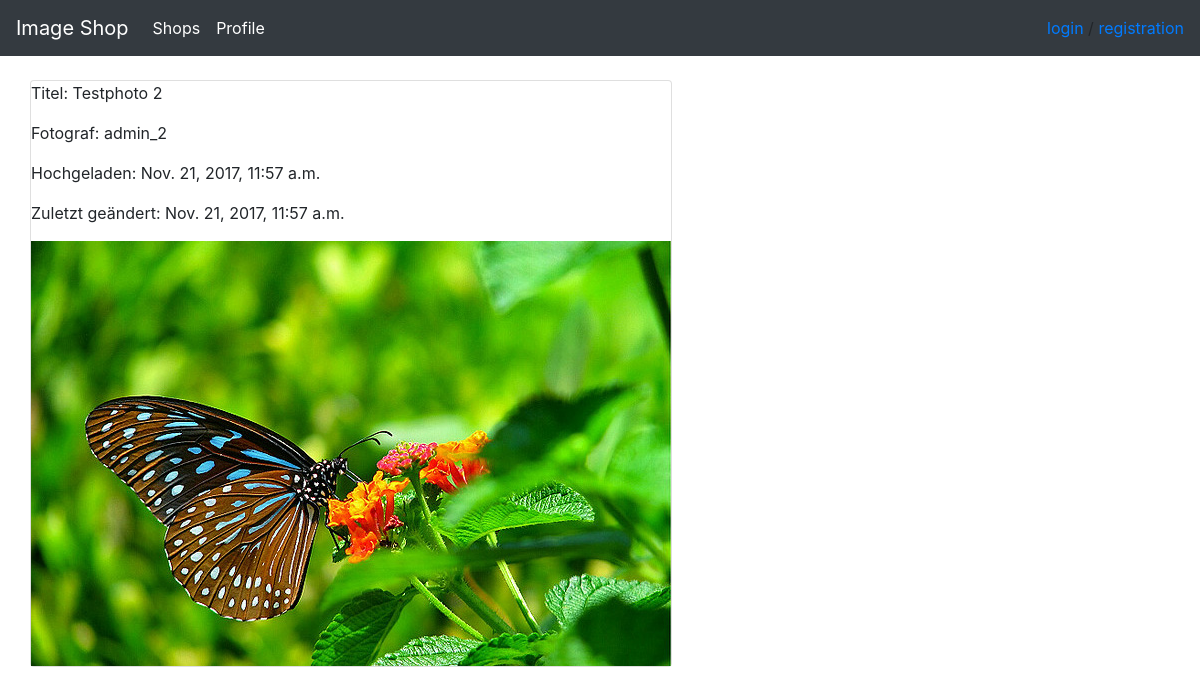
The page /photo/view/2/ on the database as committed earlier.
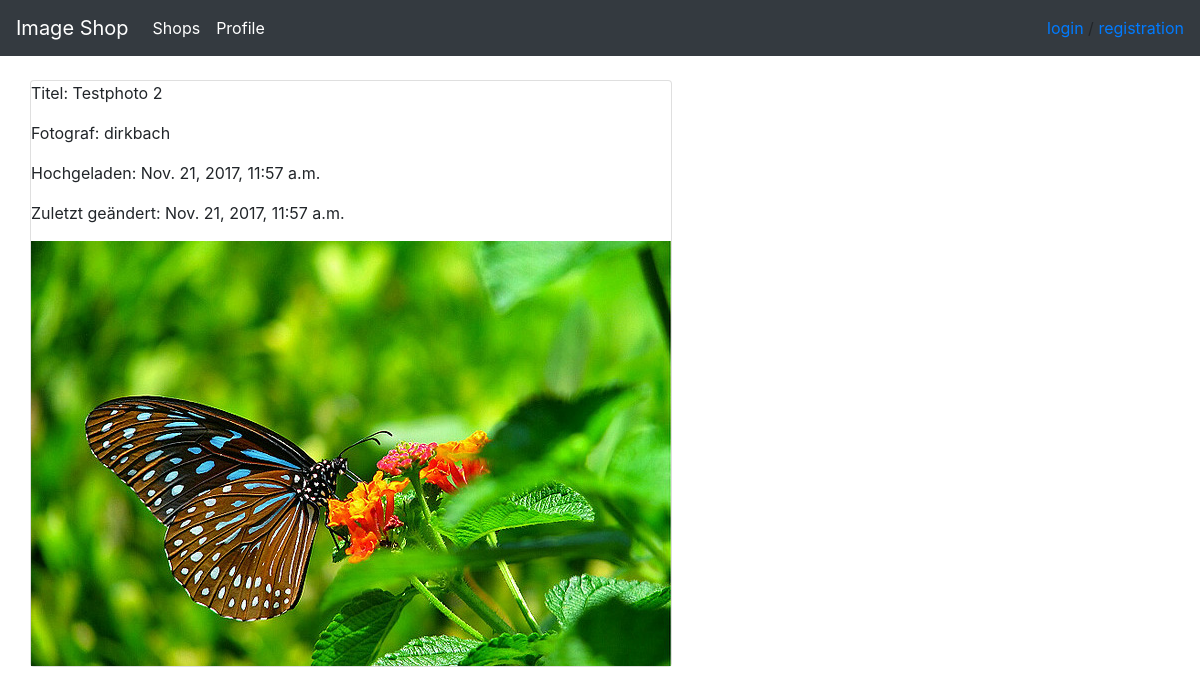
The same page on the database as committed later.
### photo/models.py (models this page shows, shortened)
class Photo(models.Model):
    image       = models.ImageField(upload_to='photos/', blank=True, null=True)
    description = models.TextField(max_length=200)
    tags        = []
    owner = models.ForeignKey(User)
    last_modified = models.DateTimeField(auto_now_add=True,editable=False)
    created = models.DateTimeField(auto_now_add=True,editable=False)
    title = models.CharField(max_length=20)
    public = False

### photo/views.py (the view)
# urls.py: url(r'^view/(?P<pk>[0-9]+)/$', viewPhoto.as_view(), name='view'),
class viewPhoto(DetailView):
    model = Photo
    template_name = 'photo/photo_detailView.html'

### photo/templates/photo/photo_detailView.html
{% extends "base.html" %}
{% block content %}
    <div class="row">
        <div class="card">
            <p class="card-text">Titel: {{ photo.title }}</p>
            <p class="muted">Fotograf: {{ photo.owner }}</p>
            <p>Hochgeladen: {{ photo.created }} </p>
            <p>Zuletzt geändert: {{ photo.last_modified }}</p>
            <img src="{{ photo.image.url }}" />
        </div>
    </div>
{% endblock %}

### templates/base.html (shortened to what this page needs)
{% load staticfiles %}
<!doctype html>
<html lang="de">
    <head>
        <link href="//maxcdn.bootstrapcdn.com/font-awesome/4.3.0/css/font-awesome.min.css" rel="stylesheet">
        <link rel="stylesheet" href="https://maxcdn.bootstrapcdn.com/bootstrap/4.0.0-beta.2/css/bootstrap.min.css">
        <link rel="stylesheet" href='{% static "/css/profile.css" %}'/>
    </head>
    <body>
        <nav class="navbar navbar-expand-md navbar-dark bg-dark mb-4">
            <a class="navbar-brand" href="/">Image Shop</a>
            <div class="collapse navbar-collapse" id="navbarCollapse">
                <ul class="navbar-nav mr-auto">
                    <li class="nav-item active">
                        <a class="nav-link" href="#">Shops</a>
                    </li>
                    <li class="nav-item active">
                        <a class="nav-link" href="{% url 'profile' %}">Profile</a>
                    </li>
                </ul>
                <ul class="nav navbar-nav navbar-right">
                    <li class="nav-item">
                        {% if user.is_authenticated %}
                        <a href="{% url 'logout' %}">logout</a>
                        {% else %}
                        <a href="{% url 'login_view' %}">login</a> / <a href="{% url 'registration' %}">registration</a>
                        {% endif %}
                    </li>
                </ul>
            </div>
        </nav>
        <main role="main" class="container">
            {% block content %}{% endblock %}
        </main>
    </body>
</html>

Rows that differ between the two databases and show on the page:
changed Photo "Testphoto 2": owner "admin_2" → "dirkbach"
